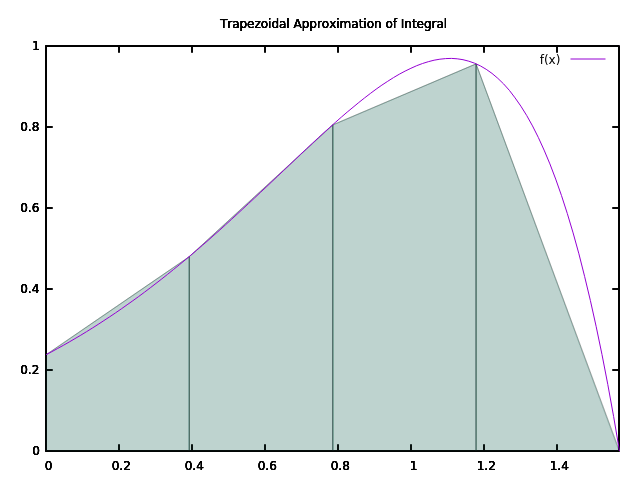

Source code (gnuplot):
set title "Trapezoidal Approximation of Integral"
set xrange [0:pi/2]
set yrange [0:1]
set multiplot

f(x) = 5/(exp(pi)-2)*exp(2*x)*cos(x)
dx = pi/2/4

set object 1 polygon from 0,0 to 0,f(0) to dx,f(dx) to dx,0 
set object 2 polygon from dx,0 to dx,f(dx) to 2*dx,f(2*dx) to 2*dx,0 
set object 3 polygon from 2*dx,0 to 2*dx,f(2*dx) to 3*dx,f(3*dx) to 3*dx,0  
set object 4 polygon from 3*dx,0 to 3*dx,f(3*dx) to 4*dx,f(4*dx) to 4*dx,0 
set object 1 fillstyle solid border border lc rgb "#EE000000" back fc rgb "#EE22665F"
set object 2 fillstyle solid border border lc rgb "#EE000000" back fc rgb "#EE22665F"
set object 3 fillstyle solid border border lc rgb "#EE000000" back fc rgb "#EE22665F"
set object 4 fillstyle solid border border lc rgb "#EE000000" back fc rgb "#EE22665F"

plot 1 notitle
plot 2 notitle
plot 3 notitle
plot 4 notitle
plot f(x)
